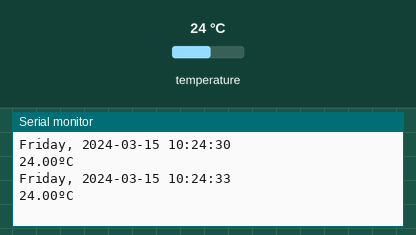
The sketch below on a simulated ESP32. Shown: the last lines printed to the serial monitor. Inputs (shaded band) come from the test bench; at power-on: temperature 24 °C. The local clock reads 2024-03-15 10:24:30 at power-on unless the sketch sets it.

Above: at 3.8 s.
3.9 s: temperature set to 12 °C
At 6.6 s:
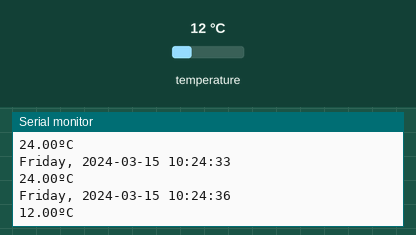
7.8 s: temperature set to 19 °C
At 10.1 s:
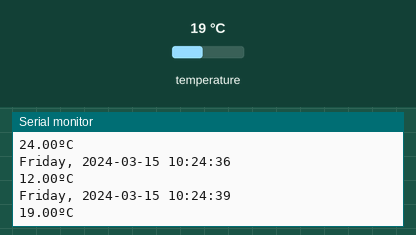
Timing chart, 0 to 11.6 s (numbered marks = the images above; inputs shaded):
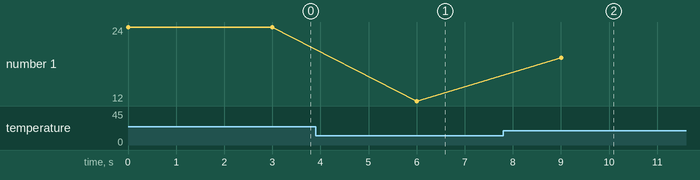

Measured:
- after the input at 3.9 s, the serial monitor: prints a new line after 2.1 s (image 1)
- after the input at 7.8 s, the serial monitor: prints a new line after 1.2 s (image 2)
- plotted number 1: 24 → 12 after the input at 3.9 s, 12 → 19 after the input at 7.8 s

The sketch:

clock_module_test.ino
```cpp
#include <Wire.h>
#include <RTClib.h>

#define SDA_PIN 21
#define SCL_PIN 22
#define I2C_POWER_PIN 19

/*********
  Rui Santos & Sara Santos - Random Nerd Tutorials
  Complete instructions at https://RandomNerdTutorials.com/esp32-ds3231-real-time-clock-arduino/
*********/

// Based on the RTCLib Library examples: https://github.com/adafruit/RTClib
// Date and time functions using a DS1307 RTC connected via I2C and Wire lib

RTC_DS3231 rtc;

char daysOfTheWeek[7][12] = { "Sunday", "Monday", "Tuesday", "Wednesday", "Thursday", "Friday", "Saturday" };

void setup() {
  Serial.begin(115200);
  pinMode(I2C_POWER_PIN, OUTPUT);
  digitalWrite(I2C_POWER_PIN, HIGH);
  Wire.begin(SDA_PIN, SCL_PIN);
  if (!rtc.begin()) {
    Serial.println("Couldn't find RTC");
    Serial.flush();
    while (1) delay(10);
  }

  if (rtc.lostPower()) {
    Serial.println("RTC lost power, let's set the time!");
    // When time needs to be set on a new device, or after a power loss, the
    // following line sets the RTC to the date & time this sketch was compiled
    rtc.adjust(DateTime(F(__DATE__), F(__TIME__)));
    // This line sets the RTC with an explicit date & time, for example to set
    // January 21, 2014 at 3am you would call:
    //rtc.adjust(DateTime(2014, 1, 21, 3, 0, 0));
  }

  // When time needs to be re-set on a previously configured device, the
  // following line sets the RTC to the date & time this sketch was compiled
  //rtc.adjust(DateTime(F(__DATE__), F(__TIME__)));
  // This line sets the RTC with an explicit date & time, for example to set
  // January 21, 2014 at 3am you would call:
  //rtc.adjust(DateTime(2014, 1, 21, 3, 0, 0));
}

void loop() {
  // Get the current time from the RTC
  DateTime now = rtc.now();

  // Getting each time field in individual variables
  // And adding a leading zero when needed;
  String yearStr = String(now.year(), DEC);
  String monthStr = (now.month() < 10 ? "0" : "") + String(now.month(), DEC);
  String dayStr = (now.day() < 10 ? "0" : "") + String(now.day(), DEC);
  String hourStr = (now.hour() < 10 ? "0" : "") + String(now.hour(), DEC);
  String minuteStr = (now.minute() < 10 ? "0" : "") + String(now.minute(), DEC);
  String secondStr = (now.second() < 10 ? "0" : "") + String(now.second(), DEC);
  String dayOfWeek = daysOfTheWeek[now.dayOfTheWeek()];

  // Complete time string
  String formattedTime = dayOfWeek + ", " + yearStr + "-" + monthStr + "-" + dayStr + " " + hourStr + ":" + minuteStr + ":" + secondStr;

  // Print the complete formatted time
  Serial.println(formattedTime);

  // Getting temperature
  Serial.print(rtc.getTemperature());
  Serial.println("ºC");

  Serial.println();
  delay(3000);
}
```
